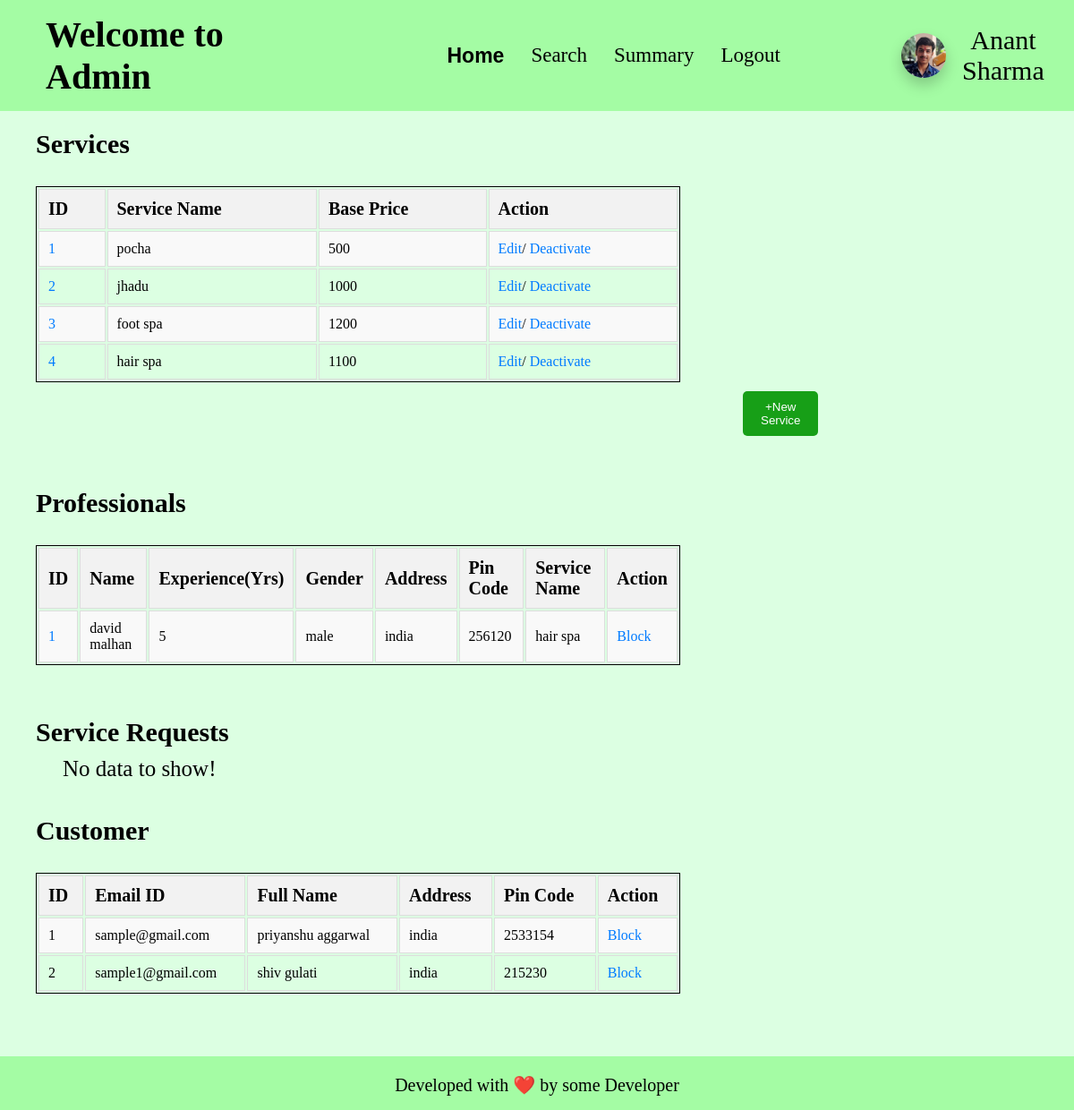
Page /admin_home on the earlier database version.
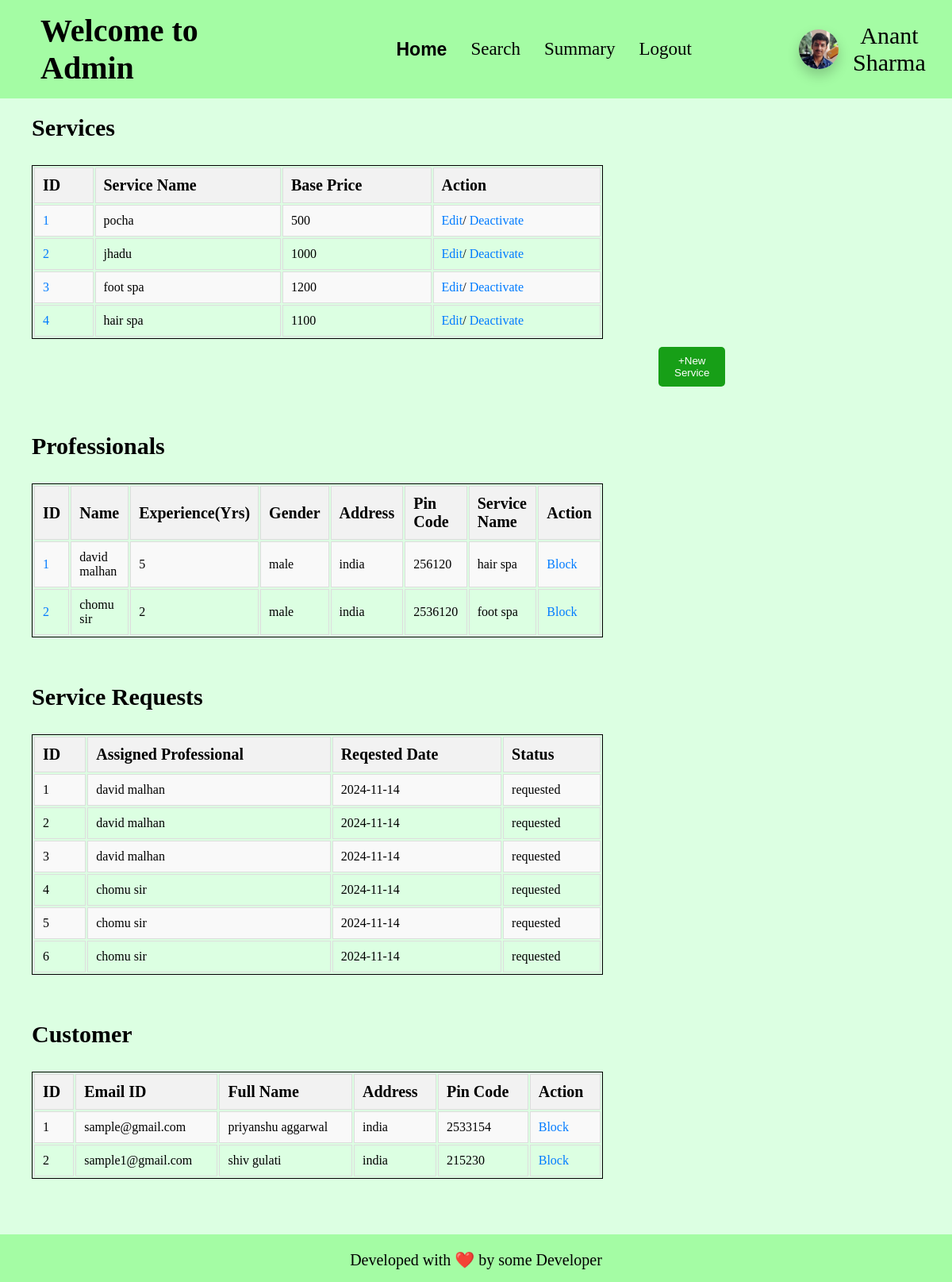
Same page on the later database version.
### app.py (models this page shows)
class service(db.Model):
    __tablename__ = "service"
    id = db.Column(db.Integer, primary_key=True, autoincrement=True)
    name = db.Column(db.String, nullable=False)
    base_price = db.Column(db.Integer, nullable=False)
    time_required = db.Column(db.Integer, nullable=False)
    description = db.Column(db.String, nullable=False)
    status = db.Column(db.Boolean, default = False)
    type = db.Column(db.String, nullable=False)
    professionals = db.relationship('professional', back_populates='service_type')
    service_requests = db.relationship('service_request', backref='service', cascade='all, delete-orphan')

class professional(db.Model):
    __tablename__ = "professional"
    id = db.Column(db.Integer, primary_key=True, autoincrement=True)
    email_id = db.Column(db.String, nullable=False)
    fullname = db.Column(db.String, nullable=False)
    password = db.Column(db.String, nullable=False)
    date_created = db.Column(db.Date, nullable=False)
    service_type_id = db.Column(db.Integer, db.ForeignKey('service.id'), nullable=False)
    experience = db.Column(db.Integer, nullable=False)
    gender = db.Column(db.String, nullable=False)
    address = db.Column(db.String, nullable=False)
    pin_code = db.Column(db.Integer, nullable=False)
    documents = db.Column(db.String, nullable=False)
    request = db.Column(db.Boolean, default=None)
    blocked = db.Column(db.Boolean, default=False)
    services_completed = db.Column(db.Integer, default = 0)
    rating = db.Column(db.Float, default = 0.0)
    price = db.Column(db.Integer, default = 0)
    service_type = db.relationship('service', back_populates='professionals')
    service_requests = db.relationship('service_request', backref='professional', cascade='all, delete-orphan')

class customer(db.Model):
    __tablename__ = "customer"
    id = db.Column(db.Integer, primary_key=True, autoincrement=True)
    email_id = db.Column(db.String, nullable=False)
    password = db.Column(db.String, nullable=False)
    fullname = db.Column(db.String, nullable=False)
    gender = db.Column(db.String, nullable=False)
    address = db.Column(db.String, nullable=False)
    pin_code = db.Column(db.Integer, nullable=False)
    blocked = db.Column(db.Boolean, default=False)
    service_requests = db.relationship('service_request', backref='customer', cascade='all, delete-orphan')

class service_request(db.Model):
    __tablename__ = "service_request"
    id = db.Column(db.Integer, primary_key=True, autoincrement=True)
    service_id = db.Column(db.Integer, ForeignKey('service.id'), nullable=False)
    customer_id = db.Column(db.Integer, ForeignKey('customer.id'), nullable=False)
    professional_id = db.Column(db.Integer, ForeignKey('professional.id'), nullable=False)
    date_of_request = db.Column(db.Date, nullable=False)
    date_of_completion = db.Column(db.Date, default=False)
    service_status = db.Column(db.String, default=False)
    rstars = db.Column(db.Integer, default=False)
    rfeedback = db.Column(db.String, default=False)

### app.py (the view, shortened to what this page needs)
@app.route('/admin_home', methods = ['GET', 'POST'])
def admin_home():
    prof = professional.query.all()
    cus = customer.query.all()
    services = service.query.all()
    ser_req = service_request.query.options(joinedload(service_request.professional)).all()
    if request.method == 'GET':
        return render_template('admin_home.html', admin_name = ADMIN_NAME, professionals = prof, customers = cus, services = services, service_requests = ser_req, message = False)

### templates/admin_home.html (shortened to what this page needs)
<!DOCTYPE html>
<html lang="en">
<head>
    <link rel="stylesheet" href="/static/css/profile-block.css">
    <link rel="stylesheet" href="/static/css/table-styling.css">
    <link rel="stylesheet" href="/static/css/basic.css">
</head>
<body>
    <header>
        <h1>Welcome to Admin</h1>
        <ul>
            <li><a class="active" href="/admin_home">Home</a></li>
            <li><a href="/admin_search">Search</a></li>
            <li><a href="/admin_summary">Summary</a></li>
            <li><a href="/admin_logout">Logout</a></li>
        </ul>
        <div id="user-info">
            <img id="user-pic" src="/static/anant-pic.jpg" alt="Profile Picture">
            <div>{{admin_name}}</div>
        </div>
    </header>
    <h2>Services</h2>
    {% if services %}
        <div class="tables">
            <table class="styled-table">
                <tr>
                    <th>ID</th>
                    <th>Service Name</th>
                    <th>Base Price</th>
                    <th>Action</th>
                </tr>
                {% for service in services %}
                <tr>
                    <td><a href="/view_service/{{service.id}}">{{loop.index}}</a></td>
                    <td>{{service.name}}</td>
                    <td>{{service.base_price}}</td>
                    <td>
                        <a href="/admin_home/edit_service/{{service.id}}">Edit</a>/
                        {% if service.status %}
                            <a href="/admin_home/action_service/activate/{{service.id}}">Activate</a>
                        {% else %}
                            <a href="/admin_home/action_service/deactivate/{{service.id}}">Deactivate</a>
                        {% endif %}
                    </td>
                </tr>
                {% endfor %}
            </table>
    {% else %}
        <div id="no_data">No data to show!</div>
    {% endif %}
        <button class="open-modal-btn" onclick="openPopup()">+New Service</button>
    </div>
    <br>
    <h2>Professionals</h2>
    {% if professionals %}
        <div class="tables">
            <table class="styled-table">
                <tr>
                    <th>ID</th>
                    <th>Name</th>
                    <th>Experience(Yrs)</th>
                    <th>Gender</th>
                    <th>Address</th>
                    <th>Pin Code</th>
                    <th>Service Name</th>
                    <th>Action</th>
                </tr>
                {% for professional in professionals %}
                <tr>
                    <td><a href="/view_professional/{{professional.id}}">{{loop.index}}</a></td>
                    <td>{{professional.fullname}}</td>
                    <td>{{professional.experience}}</td>
                    <td>{{professional.gender}}</td>
                    <td>{{professional.address}}</td>
                    <td>{{professional.pin_code}}</td>
                    <td>{{professional.service_type.name}}</td>
                    <td>
                        {% if professional.request %}
                        <a href="/admin_home/appr/approve/{{professional.id}}">Approve</a>/<a
                            href="/admin_home/appr/reject/{{professional.id}}">Reject</a>
                        {% elif not professional.blocked %}
                        <a href="/admin_home/action/block/professional/{{professional.id}}">Block</a>
                        {% elif professional.blocked %}
                        <a href="/admin_home/action/unblock/professional/{{professional.id}}">Unblock</a>
                        {% endif %}
                    </td>
                </tr>
                {% endfor %}
            </table>
        </div>
    {% else %}
        <div id="no_data">No data to show!</div>
    {% endif %}
    <br>
    <h2>Service Requests</h2>
    {% if service_requests %}
        <div class="tables">
            <table class="styled-table">
                <tr>
                    <th>ID</th>
                    <th>Assigned Professional</th>
                    <th>Reqested Date</th>
                    <th>Status</th>
                </tr>
                {% for service_req in service_requests %}
                    <tr>
                        <td>{{loop.index}}</td>
                        <td>{{service_req.professional.fullname}}</td>
                        <td>{{service_req.date_of_request}}</td>
                        <td>{{service_req.service_status}}</td>
                    </tr>
                {% endfor %}
            </table>
        </div>
    {% else %}
        <div id="no_data">No data to show!</div>
    {% endif %}
    <br>
    <h2>Customer</h2>
    {% if customers %}
        <div class="tables">
            <table class="styled-table">
                <tr>
                    <th>ID</th>
                    <th>Email ID</th>
                    <th>Full Name</th>
                    <th>Address</th>
                    <th>Pin Code</th>
                    <th>Action</th>
                </tr>
                {% for customer in customers %}
                <tr>
                    <td>{{loop.index}}</td>
                    <td>{{customer.email_id}}</td>
                    <td>{{customer.fullname}}</td>
                    <td>{{customer.address}}</td>
                    <td>{{customer.pin_code}}</td>
                    <td>
                        {% if customer.blocked %}
                        <a href="/admin_home/action/unblock/customer/{{customer.id}}">Unblock</a>
                        {% else %}
                        <a href="/admin_home/action/block/customer/{{customer.id}}">Block</a>
                        {% endif %}
                    </td>
                </tr>
                {% endfor %}
            </table>
        </div>
    {% else %}
        <div id="no_data">No data to show!</div>
    {% endif %}
    <footer style="margin-top: 50px;">
        <p>
            Developed with ❤️ by some Developer
        </p>
    </footer>
</body>
</html>

### static/css/profile-block.css (style rules this page uses)
#user-info { margin-left: 10vw; width: 19vw; display: flex; flex-direction: row; align-items: center; justify-content: space-evenly; }
#user-info img { min-width: 50px; min-height: 50px; max-width: 55px; max-height: 55px; border-radius: 50px; box-shadow: 0 8px 16px rgba(0, 0, 0, 0.2); }
#user-info div { font-size: 30px; text-align: center; }

### static/css/table-styling.css (style rules this page uses)
.tables { margin-left: 20px; text-align: center; align-items: center; justify-content: center; width: 60vw; border-radius: 25px; padding: 20px; }
.styled-table { width: 100%; border: 1px solid black; }
.styled-table th { font-size: 20px; }
.styled-table th, .styled-table td { padding: 10px; border: 1px solid #ddd; text-align: left; }
.styled-table th { background-color: #f2f2f2; }
.styled-table tr:nth-child(even) { background-color: #f9f9f9; }
.styled-table a { color: #007bff; text-decoration: none; }

### static/css/basic.css (style rules this page uses)
* { padding: 0; margin: 0; }
body { background-color: rgb(220, 255, 226); align-items: center; text-align: left; }
header { align-items: center; display: flex; padding: 15px; background-color: rgb(164, 252, 164); }
ul { display: flex; list-style-type: none; padding: 0; margin: 0; }
ul li { padding-inline: 15px; }
ul li a { font-size: 23px; text-decoration: none; color: black; }
.active { font-family: 'Franklin Gothic Medium', 'Arial Narrow', Arial, sans-serif; font-weight: bold; }

### templates/admin_home.html (style rules this page uses)
h1 { margin-right: 15vw; margin-left: 3vw; font-size: 40px; }
h2 { margin-top: 20px; margin-left: 40px; margin-bottom: 10px; font-size: 30px; }
footer { align-items: center; text-align: center; background-color: rgb(164, 252, 164); height: 60px; margin-top: 50px; }
footer p { margin: auto; padding-top: 20px; font-size: 20px; }
.open-modal-btn { padding: 10px 20px; background-color: rgb(23, 159, 23); color: white; border: none; border-radius: 5px; cursor: pointer; margin-left: 790px; margin-top: 10px; }

Differences in the rows shown:
added professional: fullname "chomu sir", experience "2", gender "male", address "india", pin_code "2536120", service_type.name "foot spa"
added service_request: professional.fullname "david malhan", date_of_request "2024-11-14", service_status "requested"
added service_request: professional.fullname "david malhan", date_of_request "2024-11-14", service_status "requested"
added service_request: professional.fullname "david malhan", date_of_request "2024-11-14", service_status "requested"
added service_request: professional.fullname "chomu sir", date_of_request "2024-11-14", service_status "requested"
added service_request: professional.fullname "chomu sir", date_of_request "2024-11-14", service_status "requested"
added service_request: professional.fullname "chomu sir", date_of_request "2024-11-14", service_status "requested"
Other differences:
text no longer shown: "No data to show!"
text now shown: "ID Assigned Professional Reqested Date Status"
